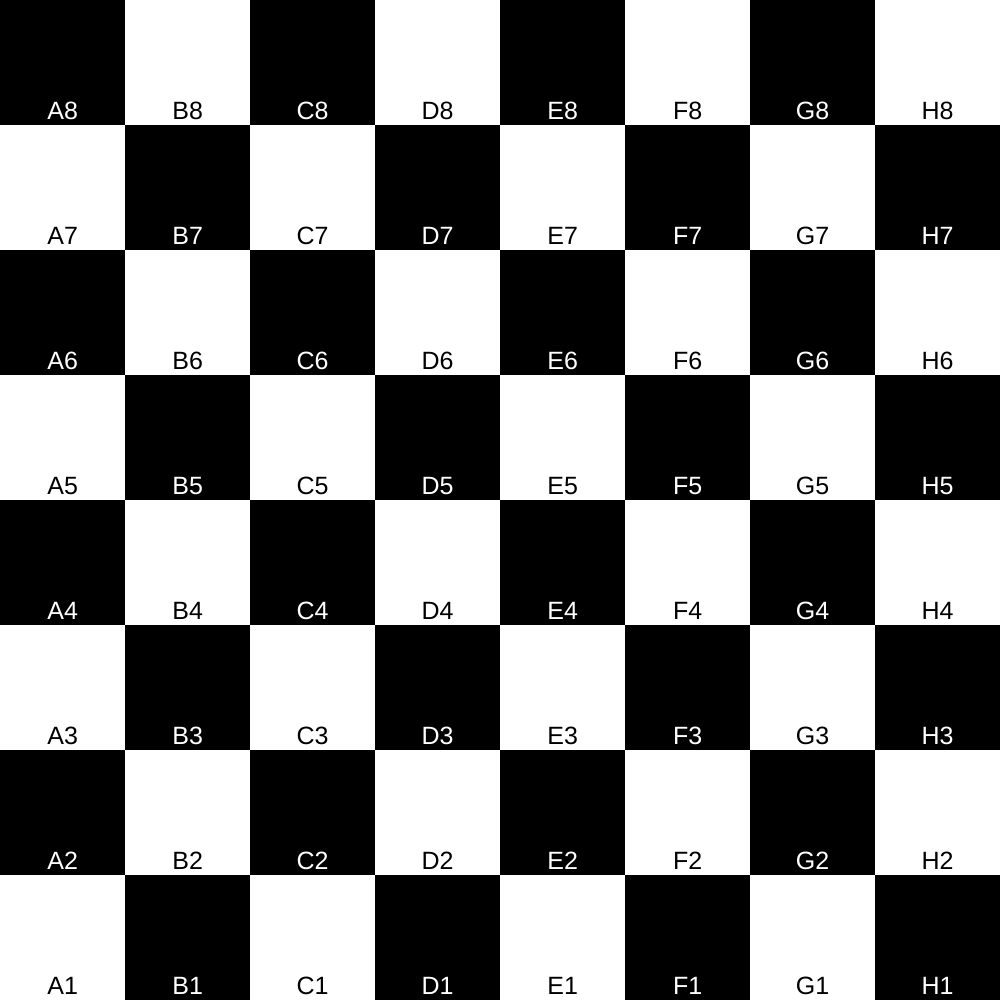
Frame 1 (no input)
Frame 60 (no input): identical to frame 1, image omitted
Frame 120 (the mouse pressed at the canvas centre since frame 60): identical to frame 1, image omitted

The p5.js sketch that drew this single still picture (run headless with seeded random() and noise() and a simulated clock; from frame 60 on, the mouse is pressed at the canvas centre):

// p5.js sketch
// ── sketch.js
// 03 MULTIPLES - CHESS BOARD 

// declaring initial variables
let row = 8;
let col = 8;
let pad = 5;
let sWidth, sHeight;
let colourCheck = 2;

let colName = ['8', '7', '6', '5', '4', '3', '2', '1'];
let rowName = ['A', 'B', 'C', 'D', 'E', 'F', 'G', 'H'];

// 0 means square is empty, 1 means square is full
let board = [
  [0, 0, 0, 0, 0, 0, 0, 0],
  [0, 0, 0, 0, 0, 0, 0, 0],
  [0, 0, 0, 0, 0, 0, 0, 0],
  [0, 0, 0, 0, 0, 0, 0, 0],
  [0, 0, 0, 0, 0, 0, 0, 0],
  [0, 0, 0, 0, 0, 0, 0, 0],
  [0, 0, 0, 0, 0, 0, 0, 0],
  [0, 0, 0, 0, 0, 0, 0, 0]
];

let createPiece = false;
let pieceColour = true;



// setup creates the board
function setup() {
    createCanvas(windowHeight, windowHeight); 
    sWidth = (width/col);
    sHeight = (height/row);
    rectMode(CENTER); 
    noStroke();

    for(let i=0; i<row; i++){
    for(let j=0; j<col; j++){
      let x = (j*sWidth)+(sWidth/2);
      let y = (i*sHeight)+(sHeight/2);

      // makes black square, white text
      if ((colourCheck % 2) == 0) {
        fill(0); 
        rect(x, y, sWidth, sHeight); 

        // adds chess notation
        fill(255);
        textSize(25);
        textAlign(CENTER);
        text((rowName[j] + colName[i]), x, (y + (sHeight * 0.45)));
      } 

      // makes white square, black text
      else { 
        fill(255);
        rect(x, y, sWidth, sHeight);

        // adds chess notation
        fill(0);
        textSize(25);
        textAlign(CENTER);
        text((rowName[j] + colName[i]), x, (y + (sHeight * 0.45)));
      }
      colourCheck++
    }
    // additional colour check makes the squares alternate colours each row
    colourCheck++
  }
  
}



function draw() {
  //checks whether the mouse is on the board, otherwise the code to find which square it is in will crash
  if (createPiece == true) {
    if (mouseX > windowHeight) {
      createPiece = false;
    }
  }

  // piece location and making
  if (createPiece == true) {

    // variables to find the square the mouse is on
    let xVal;
    let foundX = false;
    let a = 1;

    let yVal;
    let foundY = false;
    let b = 1;

    // finds x value of the cursor
    while (foundX == false) {
      if (mouseX > (sWidth * (a - 1))) {
        if (mouseX < (sWidth * a)) {
          xVal = (a * sWidth) - (sWidth/2);
          foundX = true;
        } else {
          a++
        };
      };
    };

    // finds y value of the cursor
    while (foundY == false) {
      if (mouseY > (sHeight * (b - 1))) {
        if (mouseY < (sHeight * b)) {
          yVal = (b * sHeight) - (sHeight/2);
          foundY = true;
        } else {
          b++
        };
      };
    };

    // checks if square is empty
    if (board[a-1][b-1] == 0) {
      // randomly select piece
      let piecePicker = random([0, 1, 2, 3, 4, 5]);
      board[a-1][b-1] = 1;

      // alternates piece colour between black and white
      if (pieceColour == true) {
        fill(255);
        stroke(0);
        strokeWeight(3);
        pieceColour = false;
      } else {
        fill(0);
        stroke(255);
        strokeWeight(3);
        pieceColour = true;
      };

      // PAWN
      if (piecePicker == 0) {
        triangle(xVal, (yVal - (sHeight/3)), (xVal - (sHeight/5)), (yVal + (sHeight/4)), (xVal + (sHeight/5)), (yVal + (sHeight/4)));
        ellipse(xVal, (yVal - (sHeight/4)), (sHeight/4));
        rect(xVal, (yVal + (sHeight * .2)), (sHeight * .5), (sHeight * .12));
      }

      // ROOK
      if (piecePicker == 1) {
        quad((xVal - (sHeight/6)), (yVal - (sHeight/4)), (xVal - (sHeight/5)), (yVal + (sHeight/4)), (xVal + (sHeight/5)), (yVal + (sHeight/4)), (xVal + (sHeight/6)), (yVal - (sHeight/4)));
        rect(xVal, (yVal + (sHeight * .2)), (sHeight * .5), (sHeight * .12));
        rect(xVal, (yVal - (sHeight * .3)), (sHeight * .12), (sHeight * .15));
        rect((xVal - (sHeight * .19)), (yVal - (sHeight * .3)), (sHeight * .12), (sHeight * .15));
        rect((xVal + (sHeight * .19)), (yVal - (sHeight * .3)), (sHeight * .12), (sHeight * .15));
        rect(xVal, (yVal - (sHeight * .2)), (sHeight * .5), (sHeight * .12));
      }

      // KNIGHT
      if (piecePicker == 2) {
        triangle(xVal, (yVal - (sHeight * .25)), (xVal + (sHeight * .1)), (yVal - (sHeight * .1)), (xVal + (sHeight * .2)), (yVal - (sHeight * .3)));
        quad((xVal - (sHeight * .2)), (yVal + (sHeight * .2)), (xVal - (sHeight * .05)), yVal, (xVal + (sHeight * .2)), yVal, (xVal + (sHeight * .15)), (yVal + (sHeight * .2)));
        quad((xVal - (sHeight * .05)), yVal, (xVal + (sHeight * .2)), yVal,  (xVal +  (sHeight * .1)), (yVal - (sHeight * .25)), xVal, (yVal - (sHeight * .25)));
        quad((xVal - (sHeight * .05)), yVal, xVal, (yVal - (sHeight * .25)), (xVal - (sHeight * .2)), (yVal - (sHeight * .1)), (xVal - (sHeight * .2)), yVal);
        rect(xVal, (yVal + (sHeight * .2)), (sHeight * .5), (sHeight * .12));
      }

      // BISHOP
      if (piecePicker == 3) {
        triangle(xVal, (yVal - (sHeight/3)), (xVal - (sHeight/5)), (yVal + (sHeight/4)), (xVal + (sHeight/5)), (yVal + (sHeight/4)));
        quad(xVal, (yVal - (sHeight * .1)), (xVal - (sHeight * .12)), (yVal - (sHeight * .2)), xVal, (yVal - (sHeight * .4)), (xVal + (sHeight * .12)), (yVal - (sHeight * .2)))
        rect(xVal, (yVal - (sHeight * .1)), (sHeight * .3), (sHeight * .07));
        rect(xVal, (yVal + (sHeight * .2)), (sHeight * .5), (sHeight * .12));
      }

      // QUEEN
      if (piecePicker == 4) {
        ellipse(xVal, (yVal - (sHeight * .33)), (sHeight * .15));
        quad((xVal - (sHeight/6)), (yVal - (sHeight * .2)), (xVal - (sHeight/5)), (yVal + (sHeight/4)), (xVal + (sHeight/5)), (yVal + (sHeight/4)), (xVal + (sHeight/6)), (yVal - (sHeight * .2)));
        ellipse(xVal, (yVal - (sHeight * .17)), (sHeight * .44), (sHeight * .2));

        triangle((xVal - (sHeight * .18)), yVal, xVal + (sHeight * .18), yVal, (xVal + (sHeight * .3)), (yVal - (sHeight *.3)));
        triangle((xVal - (sHeight * .18)), yVal, xVal + (sHeight * .18), yVal, (xVal - (sHeight * .3)), (yVal - (sHeight *.3)));
        triangle((xVal - (sHeight * .18)), yVal, xVal + (sHeight * .18), yVal, xVal, (yVal - (sHeight *.3)));

        rect(xVal, yVal, (sHeight * .45), (sHeight * .07));
        rect(xVal, (yVal + (sHeight * .2)), (sHeight * .5), (sHeight * .12));
      }
      
      // KING
      if (piecePicker == 5) {
        rect(xVal, (yVal - (sHeight * .36)), (sHeight * .27), (sHeight * .09));
        rect(xVal, (yVal - (sHeight * .3)), (sHeight * .1), (sHeight * .3));
        quad((xVal - (sHeight/6)), (yVal - (sHeight/4)), (xVal - (sHeight/5)), (yVal + (sHeight/4)), (xVal + (sHeight/5)), (yVal + (sHeight/4)), (xVal + (sHeight/6)), (yVal - (sHeight/4)));
        quad((xVal - (sHeight * .17)), yVal, (xVal + (sHeight * .17)), yVal, (xVal + (sHeight * .24)), (yVal - (sHeight * .3)), (xVal - (sHeight * .24)), (yVal - (sHeight * .3)))
        rect(xVal, yVal, (sHeight * .45), (sHeight * .07));
        rect(xVal, (yVal + (sHeight * .2)), (sHeight * .5), (sHeight * .12));

        noStroke();
        rect(xVal, (yVal - (sHeight * .36)), (sHeight * .23), (sHeight * .05));
      }
    }

    // turns off createPiece so it can be triggered again on the next mouse click
    createPiece = false;
  }
}



// detects when the mouse is clicked to activate the piece creation
function mouseClicked() {
  createPiece = true;

  return false;
}
